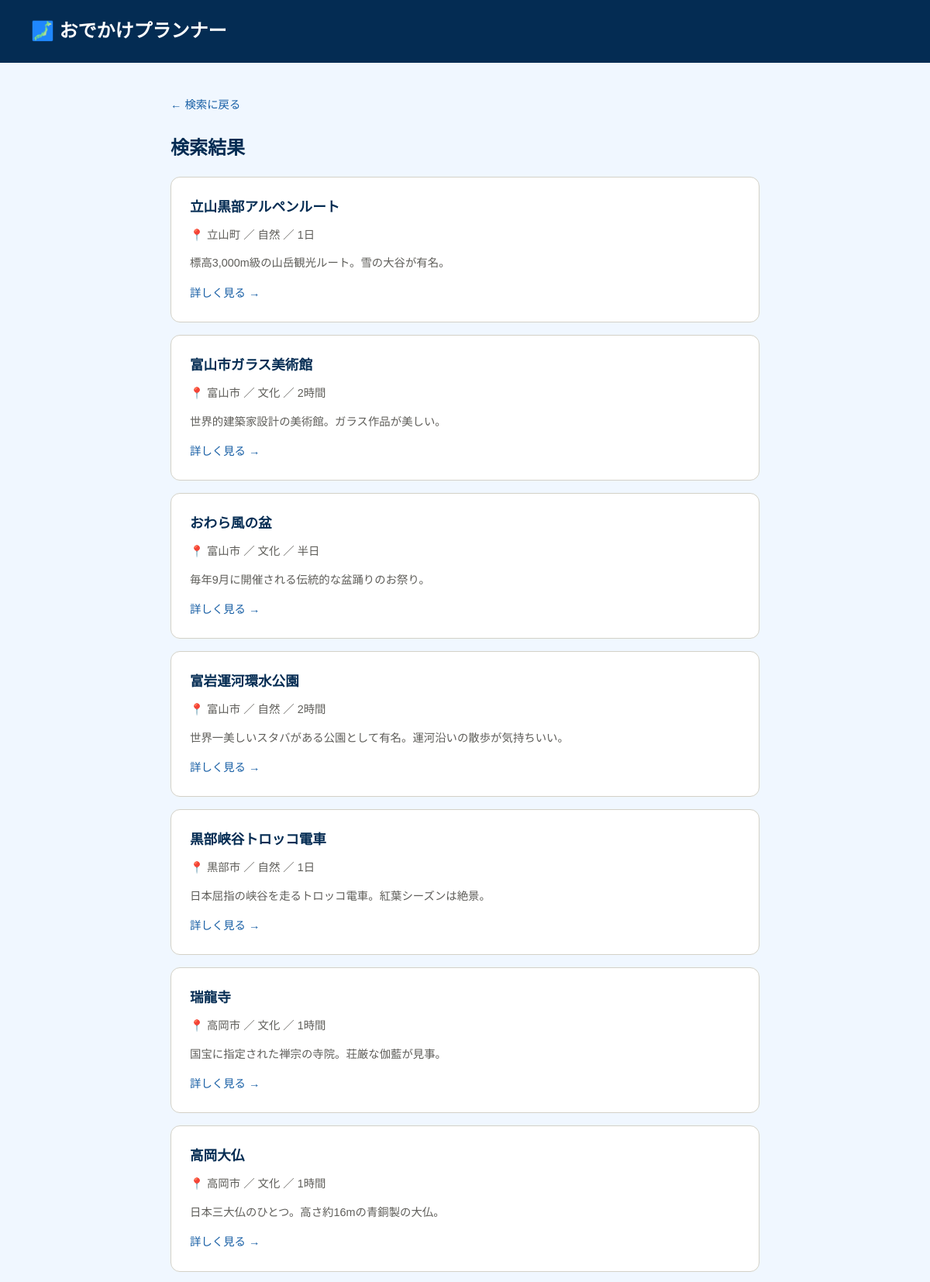
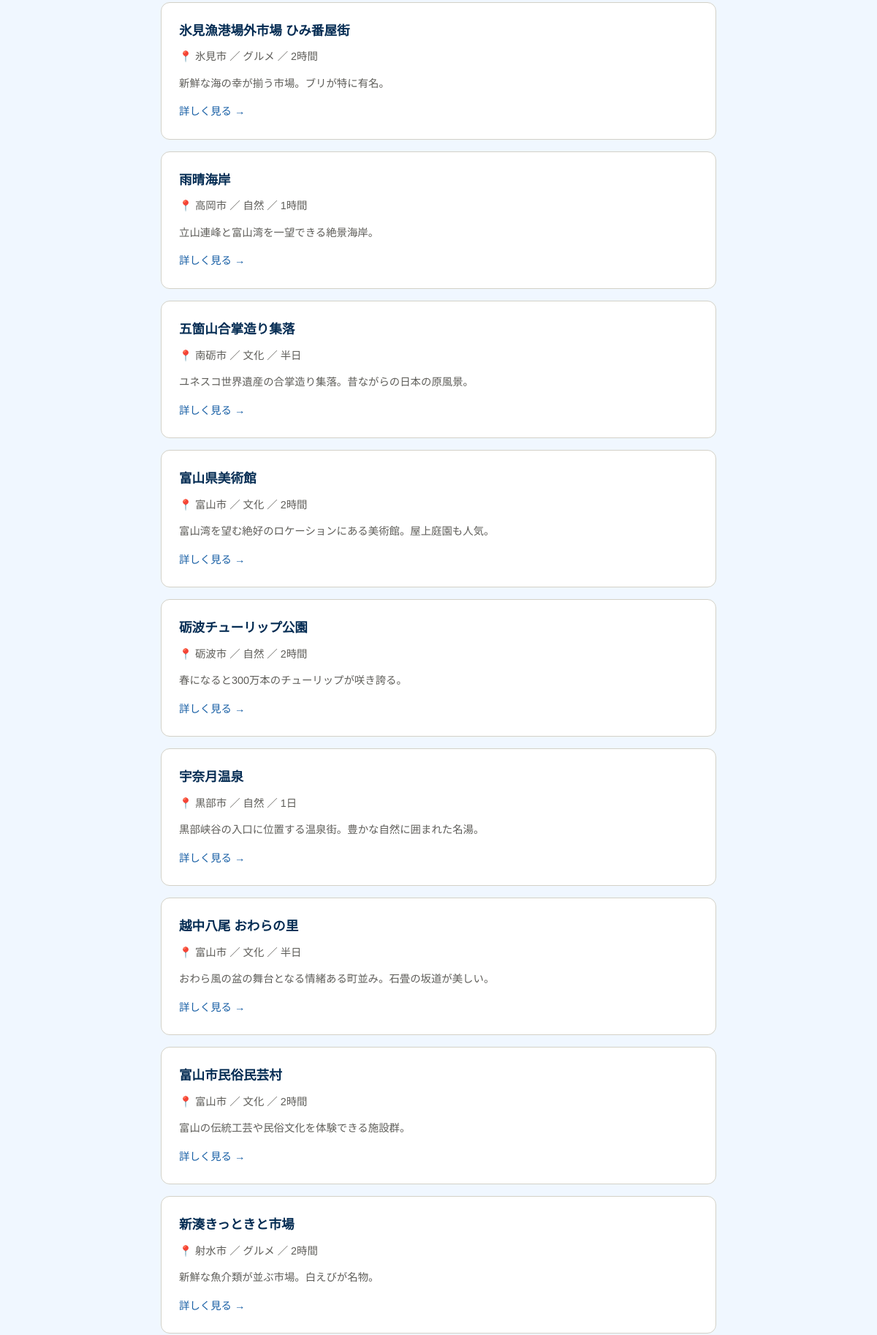
Screenshot of /search (upper part) with the database file from the repository (2 pictures, top to bottom).
### tables this page shows
CREATE TABLE spots (
        id INTEGER PRIMARY KEY AUTOINCREMENT,
        name TEXT,
        city TEXT,
        genre TEXT,
        companion TEXT,
        duration TEXT,
        description TEXT,
        point TEXT
    );

### app.py (the view)
@app.route('/search')
def search():
    city = request.args.get('city', '')
    companion = request.args.get('companion', '')
    genre = request.args.get('genre', '')
    duration = request.args.get('duration', '')
    query = 'SELECT * FROM spots WHERE 1=1'
    params = []
    if city:
        query += ' AND city = ?'
        params.append(city)
    if companion:
        query += ' AND companion = ?'
        params.append(companion)
    if genre:
        query += ' AND genre = ?'
        params.append(genre)
    if duration:
        query += ' AND duration = ?'
        params.append(duration)
    conn = get_db()
    spots = conn.execute(query, params).fetchall()
    conn.close()
    return render_template('results.html', spots=spots)

### app.py (called while the page is built)
def get_db():
    db_path = os.path.join(os.path.dirname(__file__), 'spots.db')
    conn = sqlite3.connect(db_path)
    conn.row_factory = sqlite3.Row
    return conn

### templates/results.html (shortened to what this page needs)
<!DOCTYPE html>
<html lang="ja">
<head>
  <link rel="stylesheet" href="{{ url_for('static', filename='style.css') }}">
</head>
<body>
  <header>
    <a href="/"><h1>🗾 おでかけプランナー</h1></a>
  </header>
  <div class="container">
    <a href="/" class="back-link">← 検索に戻る</a>
    <h2>検索結果</h2>
    {% if spots %}
      {% for spot in spots %}
      <div class="card">
        <h2>{{ spot.name }}</h2>
        <p>📍 {{ spot.city }} ／ {{ spot.genre }} ／ {{ spot.duration }}</p>
        <p>{{ spot.description }}</p>
        <a href="/spot/{{ spot.id }}">詳しく見る →</a>
      </div>
      {% endfor %}
    {% else %}
      <div class="no-results">
        <p>条件に合うスポットが見つかりませんでした。</p>
      </div>
    {% endif %}
  </div>
</body>
</html>

### static/style.css (style rules this page uses)
* { margin: 0; padding: 0; box-sizing: border-box; }
body { font-family: 'Noto Sans JP', sans-serif; background: #F0F7FF; color: #2C2C2A; line-height: 1.7; }
header { background: #042C53; color: white; padding: 20px 40px; }
header h1 { font-size: 1.5rem; }
header a { color: white; text-decoration: none; }
.container { max-width: 800px; margin: 40px auto; padding: 0 20px; }
h2 { color: #042C53; margin-bottom: 16px; }
.card { background: white; border: 1px solid #D3D1C7; border-radius: 12px; padding: 24px; margin-bottom: 16px; }
.card h2 { font-size: 1.1rem; margin-bottom: 8px; }
.card p { font-size: 0.9rem; color: #5F5E5A; margin-bottom: 12px; }
.card a { color: #185FA5; font-size: 0.9rem; font-weight: 500; text-decoration: none; }
.back-link { display: inline-block; margin-bottom: 24px; color: #185FA5; text-decoration: none; font-size: 0.9rem; }

### rows the page displays
spots: name "立山黒部アルペンルート", city "立山町", genre "自然", duration "1日", description "標高3,000m級の山岳観光ルート。雪の大谷が有名。"
spots: name "富山市ガラス美術館", city "富山市", genre "文化", duration "2時間", description "世界的建築家設計の美術館。ガラス作品が美しい。"
spots: name "おわら風の盆", city "富山市", genre "文化", duration "半日", description "毎年9月に開催される伝統的な盆踊りのお祭り。"
spots: name "富岩運河環水公園", city "富山市", genre "自然", duration "2時間", description "世界一美しいスタバがある公園として有名。運河沿いの散歩が気持ちいい。"
spots: name "黒部峡谷トロッコ電車", city "黒部市", genre "自然", duration "1日", description "日本屈指の峡谷を走るトロッコ電車。紅葉シーズンは絶景。"
spots: name "瑞龍寺", city "高岡市", genre "文化", duration "1時間", description "国宝に指定された禅宗の寺院。荘厳な伽藍が見事。"
spots: name "高岡大仏", city "高岡市", genre "文化", duration "1時間", description "日本三大仏のひとつ。高さ約16mの青銅製の大仏。"
spots: name "氷見漁港場外市場 ひみ番屋街", city "氷見市", genre "グルメ", duration "2時間", description "新鮮な海の幸が揃う市場。ブリが特に有名。"
spots: name "雨晴海岸", city "高岡市", genre "自然", duration "1時間", description "立山連峰と富山湾を一望できる絶景海岸。"
spots: name "五箇山合掌造り集落", city "南砺市", genre "文化", duration "半日", description "ユネスコ世界遺産の合掌造り集落。昔ながらの日本の原風景。"
spots: name "富山県美術館", city "富山市", genre "文化", duration "2時間", description "富山湾を望む絶好のロケーションにある美術館。屋上庭園も人気。"
spots: name "砺波チューリップ公園", city "砺波市", genre "自然", duration "2時間", description "春になると300万本のチューリップが咲き誇る。"
spots: name "宇奈月温泉", city "黒部市", genre "自然", duration "1日", description "黒部峡谷の入口に位置する温泉街。豊かな自然に囲まれた名湯。"
spots: name "越中八尾 おわらの里", city "富山市", genre "文化", duration "半日", description "おわら風の盆の舞台となる情緒ある町並み。石畳の坂道が美しい。"
spots: name "富山市民俗民芸村", city "富山市", genre "文化", duration "2時間", description "富山の伝統工芸や民俗文化を体験できる施設群。"
spots: name "新湊きっときと市場", city "射水市", genre "グルメ", duration "2時間", description "新鮮な魚介類が並ぶ市場。白えびが名物。"
